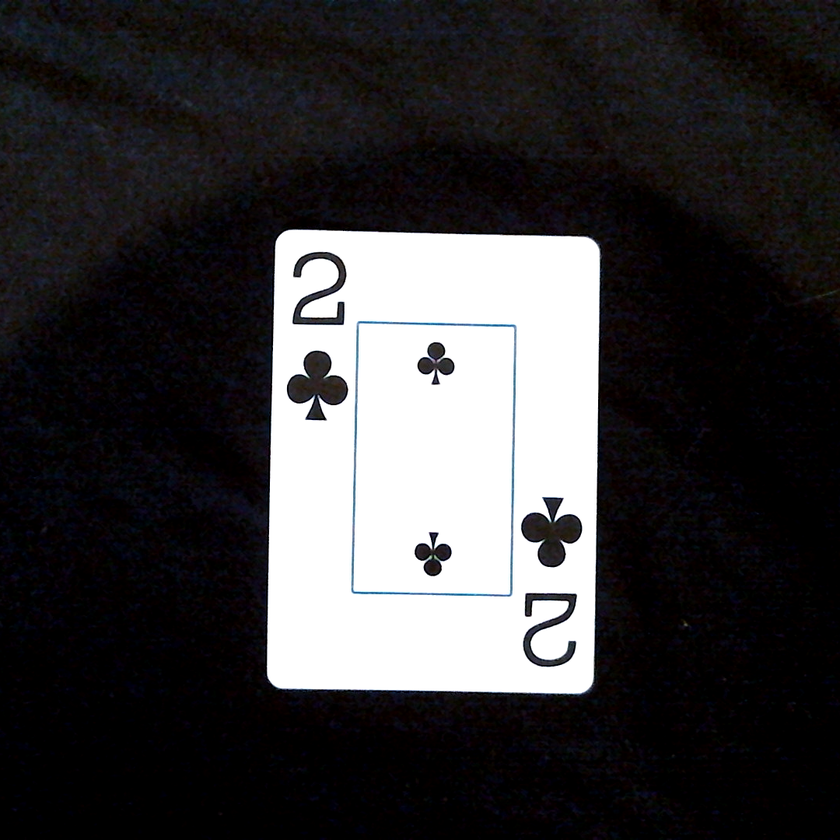
#> input picture data/images/capture-2C.png, 840 x 840 px, shrunk from 1080 x 1080 before the run; its folder holds only this picture in this run
$ python processCards.py
#> lines starting #> are read from the running program, lines starting #| are printed output that depends on the picture; after the words box and inside, x2 and y2 are one past the last pixel; in counts of white or black regions, pixels touching at a corner belong together
import cv2 as cv
import numpy as np
from glob import glob
from math import sqrt


def computeSlope(x: list, y: list):
    A = np.vstack([x, np.ones(len(x))]).T
    rtn = np.linalg.lstsq(A, y, rcond=None)
    m, c = rtn[0]
    err = sqrt(rtn[1][0]) if len(rtn[1]) else 0
    return m, err


def getDistance(p1: tuple, p2: tuple):
    x1, y1, x2, y2 = p1[0], p1[1], p2[0], p2[1]
    return sqrt((x2-x1)*(x2-x1) + (y2-y1)*(y2-y1))


spread = 10
errThreshold = 4

suits = ['S', 'D', 'H', 'C']
faces = ['A', '2', '3', '4', '5', '6', '7', '8', '9', 'T', 'J', 'Q', 'K']
cards = list(f"{f}{s}" for s in suits for f in faces)

# Take all the raw images and convert them into something we can use
# for training
for filename in sorted(glob('data/images/capture-*.png')):
    orig = cv.imread(filename)
#> orig is the input picture: shape (840, 840, 3); mean B, G, R 58.1, 56.8, 58.3
    image = orig.copy()

    height, width = image.shape[:2]
#> height = 840; width = 840
    center = (width/2, height/2)
#> center = (420, 420)
    rotate_matrix = cv.getRotationMatrix2D(center=center, angle=38, scale=1)
    image = cv.warpAffine(
        src=image, M=rotate_matrix, dsize=(width, height))
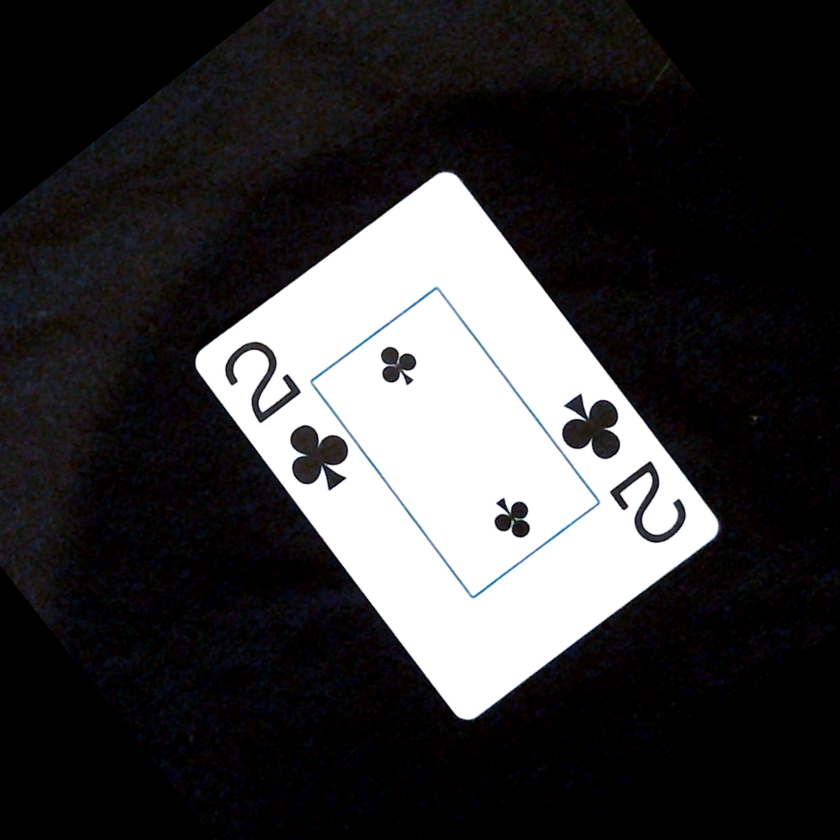
#> image: shape (840, 840, 3); mean B, G, R 56.5, 55.2, 56.5
    rotated = image.copy()

    imgray = cv.cvtColor(image, cv.COLOR_BGR2GRAY)
    ret, thresh = cv.threshold(imgray, 127, 255, 0)
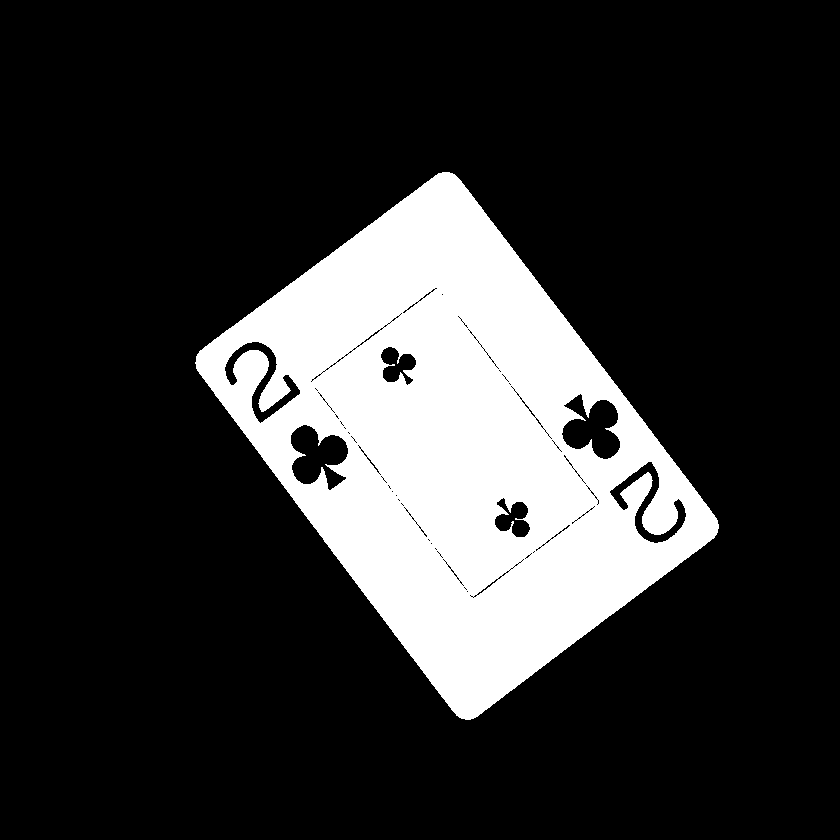
#> thresh: shape (840, 840); 19.8% white; 1 white region
    contours, hierarchy = cv.findContours(
        thresh, cv.RETR_EXTERNAL, cv.CHAIN_APPROX_SIMPLE)
#> contours = 1 contour; box (x1, y1, x2, y2) and area: (195, 172, 719, 720) 148732

    # cv.drawContours(image, contours, -1, (0, 255, 0), 3)
    # cv.imshow('frame', image)

    # Some cards have multiple contours, we're looking for the big one
    contour = sorted(contours, key=lambda a: len(a))[-1]
#> contour = contour of 619 points, box (x1, y1, x2, y2) (195, 172, 719, 720), area 148732
    # for point in contour:
    #     cv.drawMarker(image, point[0], (255, 0, 255))

    data = list()
    wasSide = None
    sideCount = 0
    index = len(contour)
#> index = 619
    while index < 3*len(contour) and sideCount < 5:
        # for i in range(len(contour), 3*len(contour)):
        points = list(contour[a % len(contour)]
                      for a in range(index-spread, index+spread))
        x = list(a[0][0] for a in points)
        y = list(a[0][1] for a in points)

        m, err = computeSlope(x, y)
        # m2, err2 = computeSlope(y, x)
        isSide = (err < errThreshold)
        isSideStart = wasSide is not None and not wasSide and isSide
        if isSideStart:
            sideCount = sideCount + 1 if sideCount is not None else 0
        isSideEnd = wasSide is not None and wasSide and not isSide
        wasSide = isSide

        # [6 lines of commented-out code are left out]
        data.append(
            [index, m, err, isSide, isSideStart, sideCount])
        # print(data[-1])
        # cv.waitKey(0)
        index += spread if isSideEnd else 1
#> this loop made 594 passes
#> (rtn in computeSlope, m, c in computeSlope, err, isSide, isSideStart, sideCount, wasSide) on pass 11: (([-0.723, 490.5], [7.96], 2, [1895.1, 0.121]), -0.723, 490.5, 2.82, True, True, 1, True)
#> (rtn in computeSlope, m, c in computeSlope, err, isSide, isSideStart, wasSide) on passes 1 to 6: (([0.123, 123.1], [491.9], 2, [1993.5, 0.135]), 0.123, 123.1, 22.18, False, False, False), (([0.0148, 171], [424], 2, [1983.6, 0.133]), 0.0148, 171, 20.59, False, False, False), (([-0.0966, 220.2], [409.8], 2, [1973.8, 0.134]), -0.0966, 220.2, 20.24, False, False, False), (([-0.21, 269.9], [326.7], 2, [1963.7, 0.132]), -0.21, 269.9, 18.08, False, False, False), (([-0.322, 318.7], [261.5], 2, [1953.6, 0.132]), -0.322, 318.7, 16.17, False, False, False), (([-0.445, 371.8], [122.9], 2, [1943.3, 0.128]), -0.445, 371.8, 11.08, False, False, False)

    print(filename)

    isSideList = list(a[3] for a in data)
    transitionsRaw = list(
        b and not a for a, b in zip(isSideList[:-1], isSideList[1:]))
    transitions = list(a for a, b in enumerate(transitionsRaw) if b)
    # assert(len(transitions) == 8)

    sidesData = list(a for a in data if a[3])
    x = list(a[0] for a in sidesData)
    m1 = list(a[1] for a in sidesData)
    e1 = list(a[2] for a in sidesData)
    sc = list(a[5]*100 for a in sidesData)

    # [4 lines of commented-out code are left out]

    sideCount = 0
    sideColorList = [
        (0, 0, 255),
        (255, 255, 0),
        (255, 0, 255),
        (0, 255, 255),
    ]

    frame = image.copy()
    height, width, _ = frame.shape
    mlist, blist = list(), list()
    while sideCount < 4:
        sidePointIndices = list(
            a[0] for a in data if a[5] == (sideCount + 1) and a[3])
        i1, i2 = min(sidePointIndices)-spread+1, max(sidePointIndices)+spread
        points = list(contour[i % len(contour)] for i in range(i1, i2))

        x = list(a[0][0] for a in points)
        y = list(a[0][1] for a in points)
        x1, x2, y1, y2 = x[0], x[-1], y[0], y[-1]
        m = (y2-y1)/(x2-x1)
        b = y1 - x1*m
        mlist.append(m)
        blist.append(b)
        cv.line(frame, (0, int(b)), (width, int(width*m+b)), (0, 255, 0), 2)

        cv.drawContours(frame, [np.array(points)], -1,
                        sideColorList[sideCount], 3)
        sideCount += 1
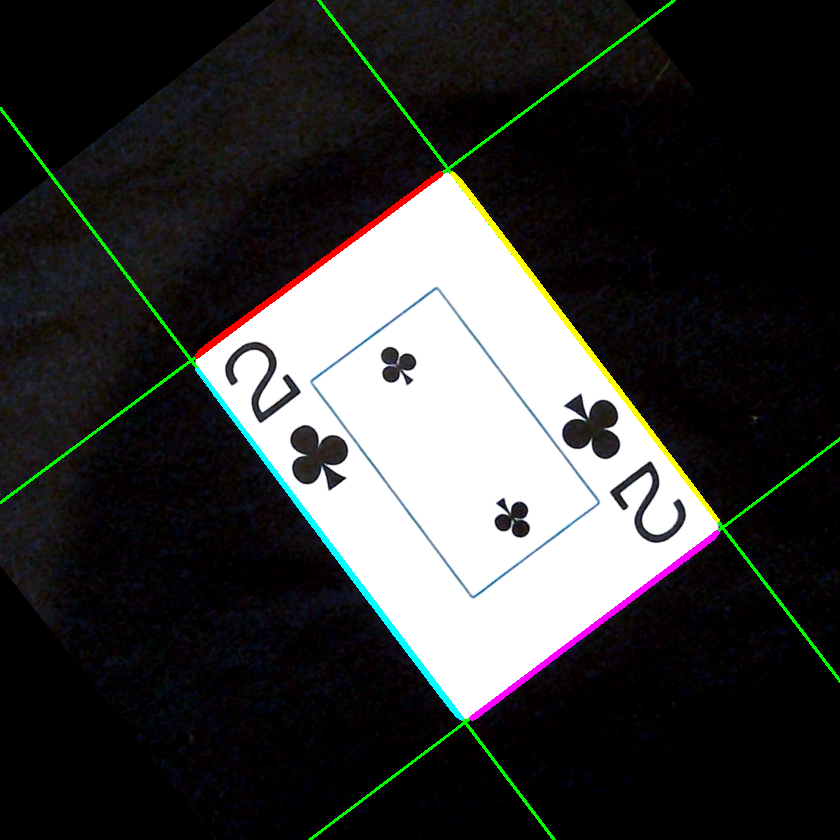
#> frame: shape (840, 840, 3); 2.08% of pixels changed, all inside (x1, y1, x2, y2) = (0, 0, 840, 840)

    srcPoints = list()
    for i in range(4):
        i1, i2 = i, (i+1) % 4
        m1, b1, m2, b2 = mlist[i1], blist[i1], mlist[i2], blist[i2]
        # m1 * x + b1 = m2 * x + b2
        # x * (m1 - m2) = b2 - b1
        x = int((b2 - b1)/(m1 - m2))
        y = int(m1*x + b1)
        # cv.circle(frame, (x, y), 23, (255, 0, 255), 2)
        srcPoints.append((x, y))
        # cv.drawMarker(frame, (x, y), (255, 0, 255))

    tl = sorted(srcPoints, key=lambda a: a[0])[0]
    cv.circle(frame, tl, 23, (255, 0, 0), 2)
    tr = sorted(srcPoints, key=lambda a: a[1])[0]
    cv.circle(frame, tr, 23, (0, 255, 0), 2)
    bl = sorted(srcPoints, key=lambda a: a[1])[-1]
    cv.circle(frame, bl, 23, (0, 0, 255), 2)
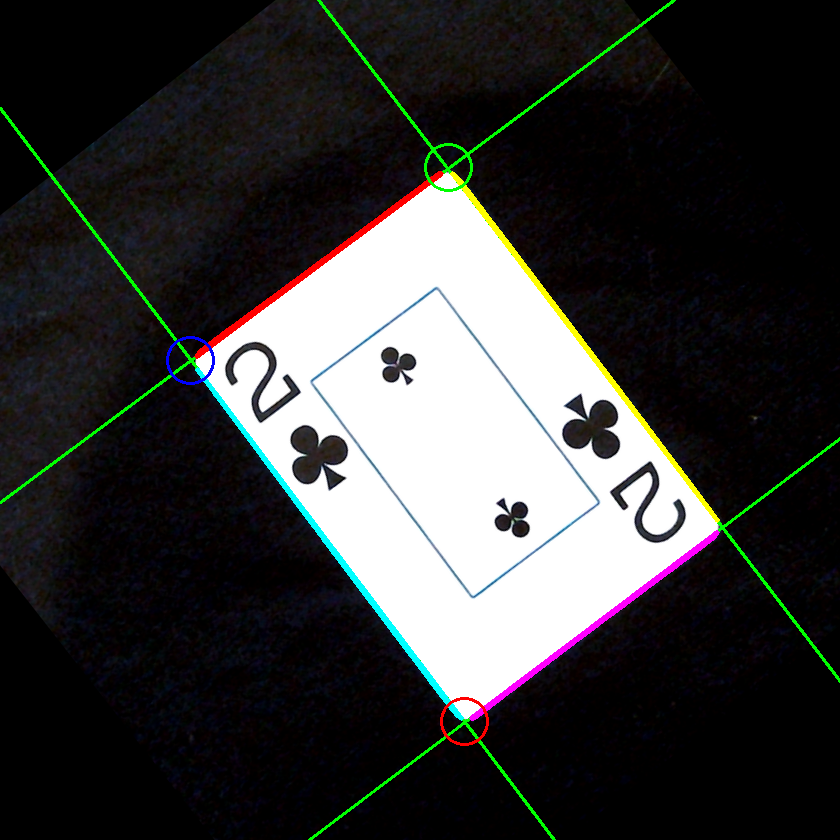
#> frame: shape (840, 840, 3); mean B, G, R 55.6, 56.6, 56.3

    d1 = getDistance(tl, tr)
    d2 = getDistance(tl, bl)

    pts1 = np.float32([tl, tr, bl])
    pts2 = np.float32([(0, 0), (int(d1), 0), (0, int(d2))])
    rows, cols, ch = image.shape
    M = cv.getAffineTransform(pts1, pts2)
    trans = cv.warpAffine(rotated, M, (cols, rows))
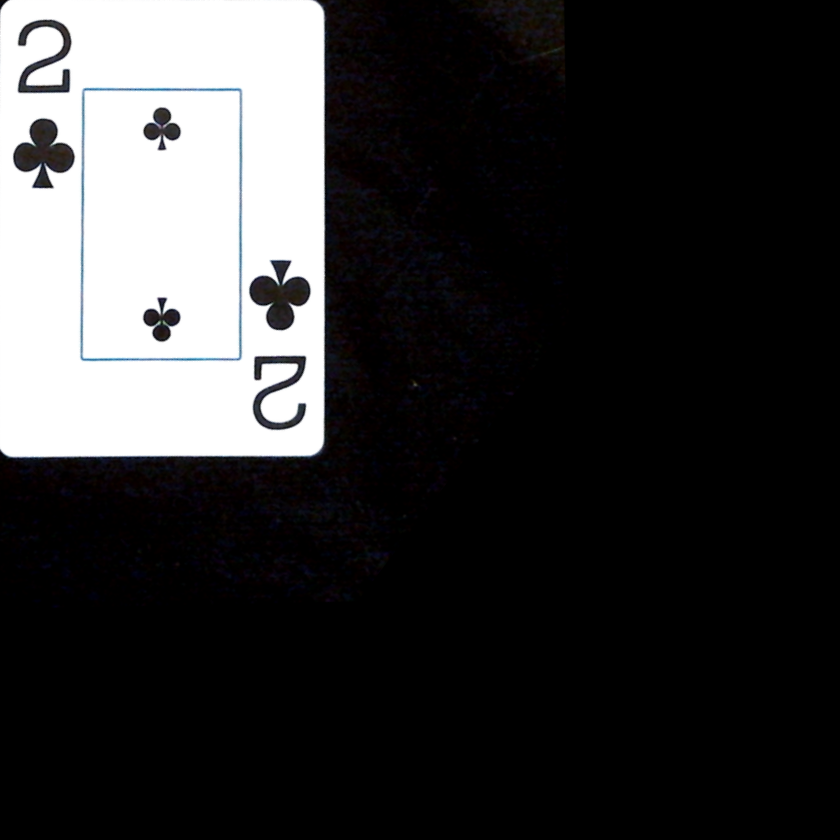
#> trans: shape (840, 840, 3); mean B, G, R 51.2, 50.7, 51.1
    trans = trans[:int(d2), :int(d1)]
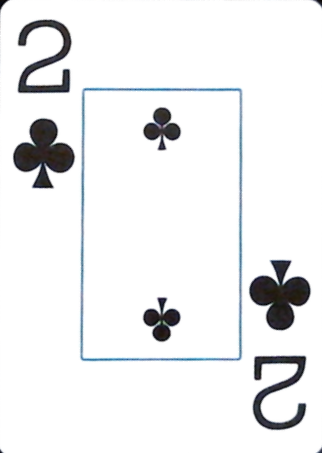
#> trans: shape (453, 322, 3); mean B, G, R 239.7, 238.9, 238.3

    cv.imshow('orig', orig)
    cv.imshow('frame', frame)
    cv.imshow('trans', trans)

    # outFileName = filename.replace('images/capture-', 'processed/card-')
    # cv.imwrite(outFileName, trans)

    # trans = image.copy()

    cv.waitKey(0)


# walk the contour and find 4 common slopes to compute the lines
# Line shoudl get more accurate the further the two points are from each other
# Corners should make a mess and that's totally fine
# use the 4 lines ot find the corners we'll then build our affline transform

# cv.imshow('frame', image)
# cv.waitKey(0)

$ run again, on data/images/capture-3H.png
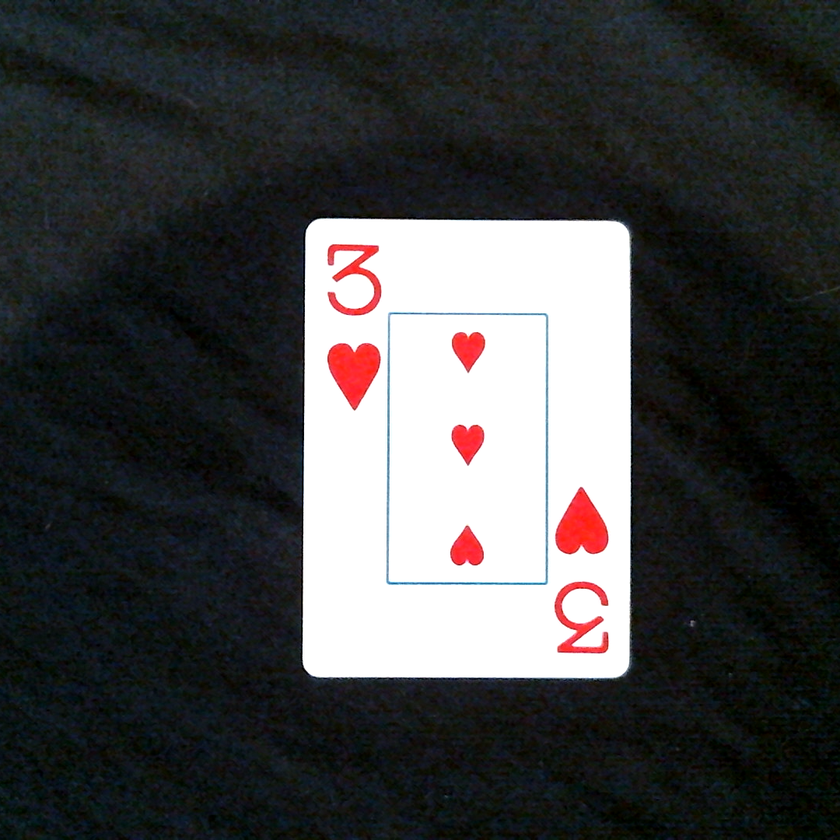
#> input picture data/images/capture-3H.png, 840 x 840 px, shrunk from 1080 x 1080 before the run
#> orig is the input picture: shape (840, 840, 3); mean B, G, R 69.2, 68.8, 68.3
#> `ret, thresh = cv.threshold(imgray, 127, 255, 0)`:
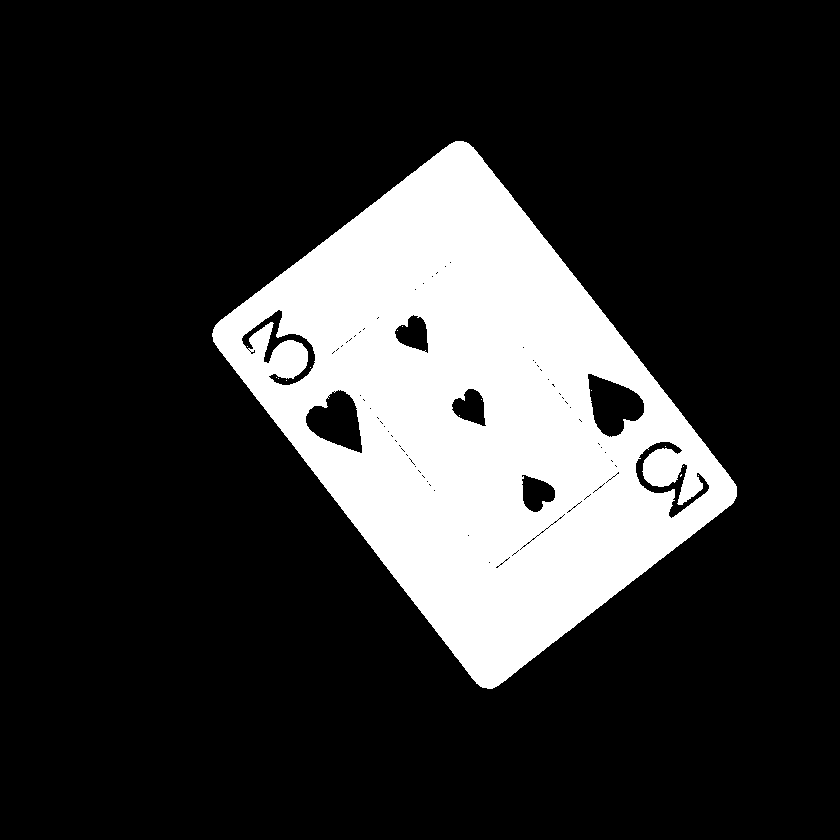
#> thresh: shape (840, 840); 19.8% white; 15 white regions (14 under 20 px)
#> contours = 1 contour; box (x1, y1, x2, y2) and area: (212, 141, 737, 689) 148837
#> contour = contour of 564 points, box (x1, y1, x2, y2) (212, 141, 737, 689), area 148837
#> `index = len(contour)`: index = 564
#> the loop `while index < 3*len(contour) and sideCount < 5:` made 539 passes
#> (rtn in computeSlope, m, c in computeSlope, err, isSide, isSideStart, sideCount, wasSide) on pass 11: (([-0.737, 475.7], [5.3], 2, [1970.3, 0.109]), -0.737, 475.7, 2.3, True, True, 1, True)
#> `trans = trans[:int(d2), :int(d1)]`:
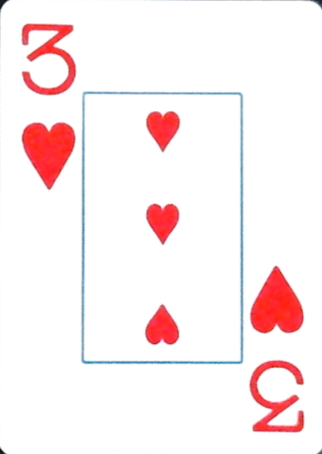
#> trans: shape (454, 322, 3); mean B, G, R 239.7, 238.9, 251.6
